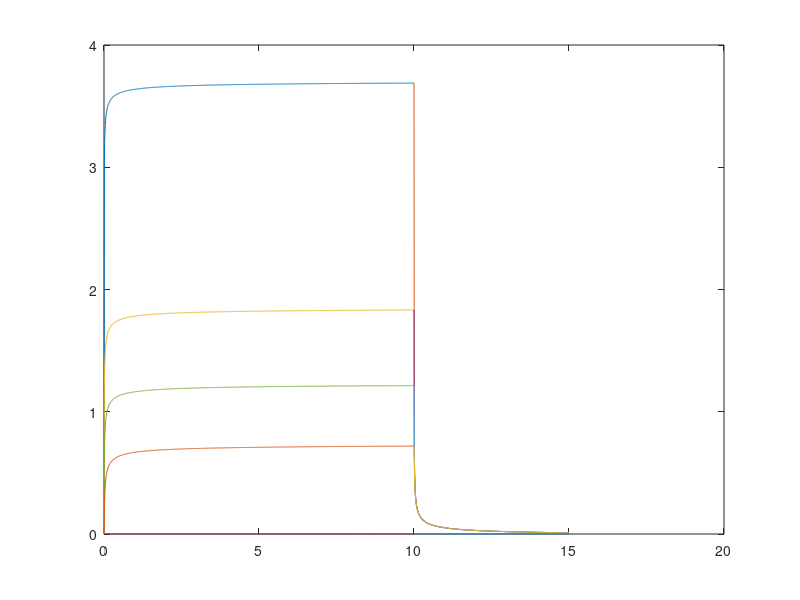

Here is the MATLAB script that generated this plot:
clc
I = 30e-9;  % in Amps
r = 1e-6;   % in meters

Cinf = ((0.12 * I) / (4 * pi * 8e-10 * 1.602e-19 * r));
Cinf = Cinf / 6.022e23 % answer is in millimolar; if desire M, divide by 1000

t = ((r/erfcinv((4 * pi * 8e-10 * 1.602e-19 * r * 0.95 * Cinf) / (0.12 * I)))^2) / (4 * 8e-10) * 1000 % in milliseconds, remove the 1000 if want sec


%%
clf

for r = [1e-6 2e-6 3e-6 4e-4 5e-6]
I = 30e-9;
T = 10;
%r = 5e-6;
% Time vector
t = [0:T/1000:T];
tt = [T:T/1000:T+T/2];

C =    (((0.12 * I) / (4 * pi * 8e-10 * 1.602e-19 * r)) *   erfc(r./(2*(sqrt(8e-10*t)))) / 6.022e23);
Coff = (((0.12 * I) / (4 * pi * 8e-10 * 1.602e-19 * r)) * ( erfc(r./(2*(sqrt(8e-10*T)))) - erfc(r./(2*sqrt((8e-10)*(tt-T)))) )) /6.022e23;

plot(t,C)
hold on
plot(tt,Coff)
hold on
end
